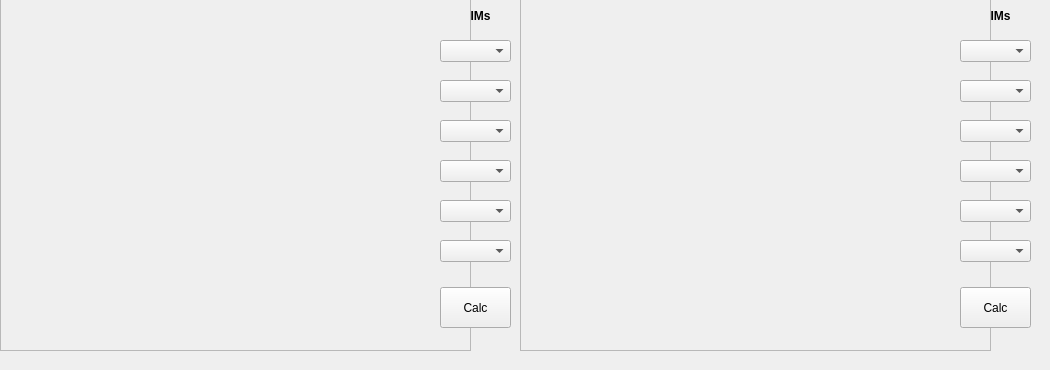
        <widget class="QWidget" name="pdf_EDPs">
         <attribute name="title">
          <string>PDFs of EDP</string>
         </attribute>
         <widget class="QFrame" name="frame_PDF_2">
          <property name="geometry">
           <rect>
            <x>520</x>
            <y>-10</y>
            <width>471</width>
            <height>361</height>
           </rect>
          </property>
          <property name="frameShape">
           <enum>QFrame::StyledPanel</enum>
          </property>
          <property name="frameShadow">
           <enum>QFrame::Raised</enum>
          </property>
          <widget class="QWidget" name="verticalLayoutWidget_11">
           <property name="geometry">
            <rect>
             <x>0</x>
             <y>10</y>
             <width>471</width>
             <height>331</height>
            </rect>
           </property>
           <layout class="QVBoxLayout" name="PDF_2"/>
          </widget>
         </widget>
         <widget class="QFrame" name="frame_PDF_1">
          <property name="geometry">
           <rect>
            <x>0</x>
            <y>-10</y>
            <width>471</width>
            <height>361</height>
           </rect>
          </property>
          <property name="frameShape">
           <enum>QFrame::StyledPanel</enum>
          </property>
          <property name="frameShadow">
           <enum>QFrame::Raised</enum>
          </property>
          <widget class="QWidget" name="verticalLayoutWidget_12">
           <property name="geometry">
            <rect>
             <x>0</x>
             <y>10</y>
             <width>471</width>
             <height>331</height>
            </rect>
           </property>
           <layout class="QVBoxLayout" name="PDF_1"/>
          </widget>
         </widget>
         <widget class="QComboBox" name="IM_1_1">
          <property name="geometry">
           <rect>
            <x>440</x>
            <y>40</y>
            <width>71</width>
            <height>22</height>
           </rect>
          </property>
         </widget>
         <widget class="QComboBox" name="IM_2_1">
          <property name="geometry">
           <rect>
            <x>440</x>
            <y>80</y>
            <width>71</width>
            <height>22</height>
           </rect>
          </property>
         </widget>
         <widget class="QComboBox" name="IM_3_1">
          <property name="geometry">
           <rect>
            <x>440</x>
            <y>120</y>
            <width>71</width>
            <height>22</height>
           </rect>
          </property>
         </widget>
         <widget class="QComboBox" name="IM_4_1">
          <property name="geometry">
           <rect>
            <x>440</x>
            <y>160</y>
            <width>71</width>
            <height>22</height>
           </rect>
          </property>
         </widget>
         <widget class="QComboBox" name="IM_5_1">
          <property name="geometry">
           <rect>
            <x>440</x>
            <y>200</y>
            <width>71</width>
            <height>22</height>
           </rect>
          </property>
         </widget>
         <widget class="QComboBox" name="IM_6_1">
          <property name="geometry">
           <rect>
            <x>440</x>
            <y>240</y>
            <width>71</width>
            <height>22</height>
           </rect>
          </property>
         </widget>
         <widget class="QPushButton" name="PDFs_button_1">
          <property name="geometry">
           <rect>
            <x>440</x>
            <y>287</y>
            <width>71</width>
            <height>41</height>
           </rect>
          </property>
          <property name="text">
           <string>Calc</string>
          </property>
         </widget>
         <widget class="QLabel" name="IM_values_1">
          <property name="geometry">
           <rect>
            <x>440</x>
            <y>0</y>
            <width>81</width>
            <height>31</height>
           </rect>
          </property>
          <property name="font">
           <font>
            <weight>75</weight>
            <bold>true</bold>
           </font>
          </property>
          <property name="text">
           <string>IMs</string>
          </property>
          <property name="alignment">
           <set>Qt::AlignCenter</set>
          </property>
         </widget>
         <widget class="QComboBox" name="IM_4_2">
          <property name="geometry">
           <rect>
            <x>960</x>
            <y>160</y>
            <width>71</width>
            <height>22</height>
           </rect>
          </property>
         </widget>
         <widget class="QComboBox" name="IM_5_2">
          <property name="geometry">
           <rect>
            <x>960</x>
            <y>200</y>
            <width>71</width>
            <height>22</height>
           </rect>
          </property>
         </widget>
         <widget class="QComboBox" name="IM_6_2">
          <property name="geometry">
           <rect>
            <x>960</x>
            <y>240</y>
            <width>71</width>
            <height>22</height>
           </rect>
          </property>
         </widget>
         <widget class="QLabel" name="IM_values_2">
          <property name="geometry">
           <rect>
            <x>960</x>
            <y>0</y>
            <width>81</width>
            <height>31</height>
           </rect>
          </property>
          <property name="font">
           <font>
            <weight>75</weight>
            <bold>true</bold>
           </font>
          </property>
          <property name="text">
           <string>IMs</string>
          </property>
          <property name="alignment">
           <set>Qt::AlignCenter</set>
          </property>
         </widget>
         <widget class="QPushButton" name="PDFs_button_2">
          <property name="geometry">
           <rect>
            <x>960</x>
            <y>287</y>
            <width>71</width>
            <height>41</height>
           </rect>
          </property>
          <property name="text">
           <string>Calc</string>
          </property>
         </widget>
         <widget class="QComboBox" name="IM_1_2">
          <property name="geometry">
           <rect>
            <x>960</x>
            <y>40</y>
            <width>71</width>
            <height>22</height>
           </rect>
          </property>
         </widget>
         <widget class="QComboBox" name="IM_2_2">
          <property name="geometry">
           <rect>
            <x>960</x>
            <y>80</y>
            <width>71</width>
            <height>22</height>
           </rect>
          </property>
         </widget>
         <widget class="QComboBox" name="IM_3_2">
          <property name="geometry">
           <rect>
            <x>960</x>
            <y>120</y>
            <width>71</width>
            <height>22</height>
           </rect>
          </property>
         </widget>
        </widget>
